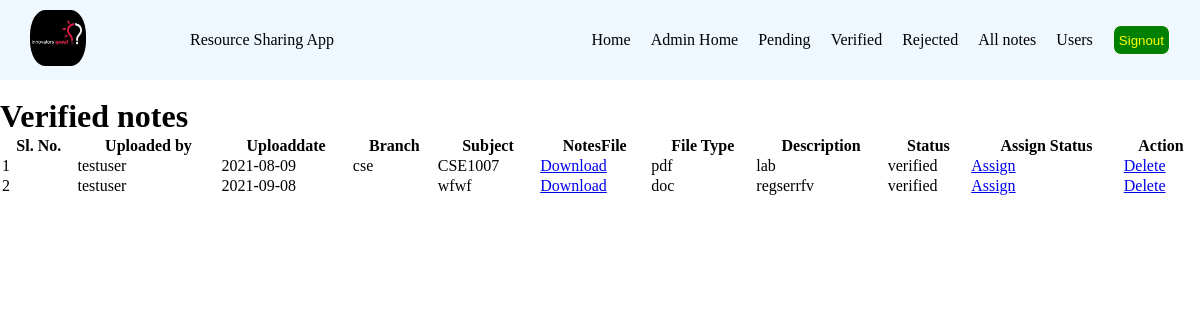
/verified_notes/ (signed in), run on the app's committed database.
### resources/models.py (models this page shows, shortened)
class Note(models.Model):
    author = models.ForeignKey(CustomUser,on_delete=models.CASCADE)
    uploaddata = models.CharField(max_length=30)
    branch = models.CharField(max_length=20)
    subject = models.CharField(max_length=30)
    notesfile = models.FileField()
    filetype = models.CharField(max_length=20)
    description = models.CharField(max_length=200)
    status = models.CharField(max_length=30)

### users/models.py (models this page shows, shortened)
class CustomUser(AbstractUser):
    first_name = models.CharField(max_length=100)
    last_name = models.CharField(max_length=100)
    regno = models.CharField(max_length=10)
    email = models.CharField(max_length=100)
    branch = models.CharField(max_length=30,null=True)

### resources/views.py (the view)
# urls.py: path('verified_notes/',verified_notes,name='verified_notes'),
def verified_notes(request):
    if not request.user.is_authenticated or not request.user.is_staff:
        redirect('admin_login')
    else:
        notes = Note.objects.filter(status="verified")
        d={'notes':notes}
    return render(request,'verified_notes.html',d)

### resources/templates/verified_notes.html
{% extends 'admin_base.html' %}
{% block content %}
<br>
<h1>Verified notes</h1>
<table style="width:100%">
    <tr>
      <th>Sl. No.</th>
      <th>Uploaded by</th>
      <th>Uploaddate</th>
      <th>Branch</th>
      <th>Subject</th>
      <th>NotesFile</th>
      <th>File Type</th>
      <th>Description</th>
      <th>Status</th>
      <th>Assign Status</th>
      <th>Action</th>
    </tr>
    {% for note in notes %}
    <tr>
        <td>{{ forloop.counter }}</td>
        <td>{{ note.author.username }}</td>
        <td>{{ note.uploaddata }}</td>
        <td>{{ note.branch }}</td>
        <td>{{ note.subject }}</td>
        <td><a href="{{ note.notesfile.url }}" download>Download</a></td>
        <td>{{ note.filetype }}</td>
        <td>{{ note.description }}</td>
        <td>{{ note.status }}</td>
        <td><a href="{% url 'assign_status' note.id %}" onclick="return confirm('Are you sure?')">Assign</a></td>
        <td><a href="{% url 'delete_note' note.id %}" onclick="return confirm('Are you sure?')">Delete</a></td>
    </tr>
    {% endfor %}
  </table>
{% endblock content %}

### resources/static/css/base.css (style rules this page uses)
* { margin: 0; padding: 0; }

### data on the page
Note: author.username "testuser", uploaddata "2021-08-09", branch "cse", subject "CSE1007", filetype "pdf", description "lab", status "verified"
Note: author.username "testuser", uploaddata "2021-09-08", subject "wfwf", filetype "doc", description "regserrfv", status "verified"
